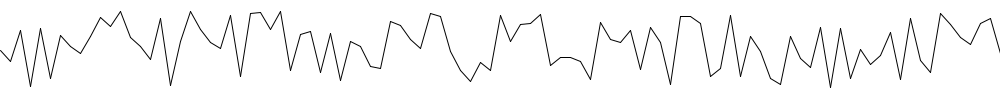
Frame 1 (no input)
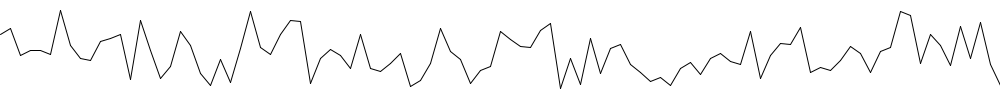
Frame 60 (the mouse pressed at the canvas centre just before this capture)
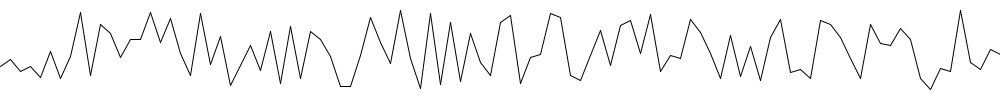
Frame 120 (the mouse held since frame 60 and released just before this capture)

The Processing sketch that drew these frames (run headless with seeded random() and noise(); from frame 60 on, the mouse is pressed at the canvas centre):

// Processing sketch: PV016LineaAudio
// ── PV016LineaAudio.pde
final int deltaX = 10;
int oldX, oldY, newX, newY;
int nLines;

void setup()
{
  size(1000, 100);
  nLines = width/deltaX;
  oldX = 0;
  oldY = 0;
}

void draw()
{
  background(255);
  translate(0, height/2);
  for (int i = 0; i < nLines; i++)
  {
    newX = oldX + deltaX;
    newY = (int)random(80) - 40;
    line(oldX, oldY, newX, newY);
    oldX = newX;
    oldY = newY;
  }
  oldX = 0;
}
